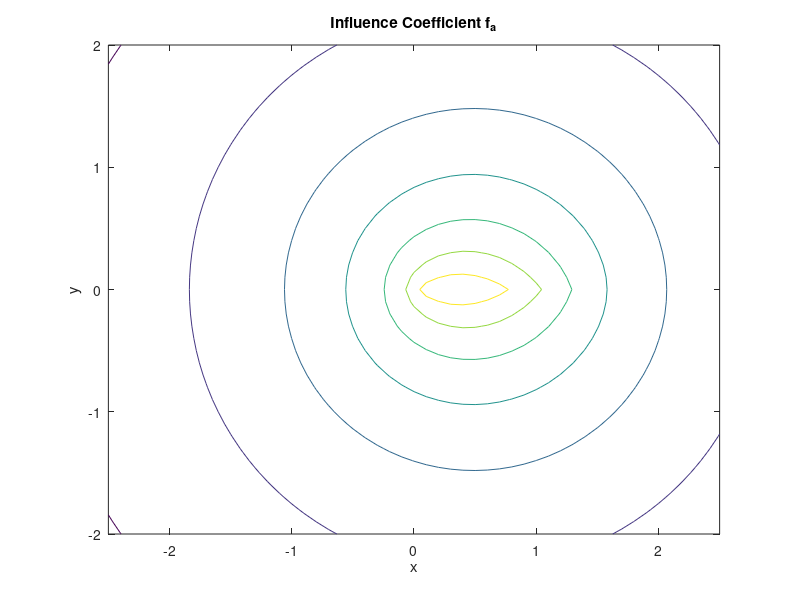
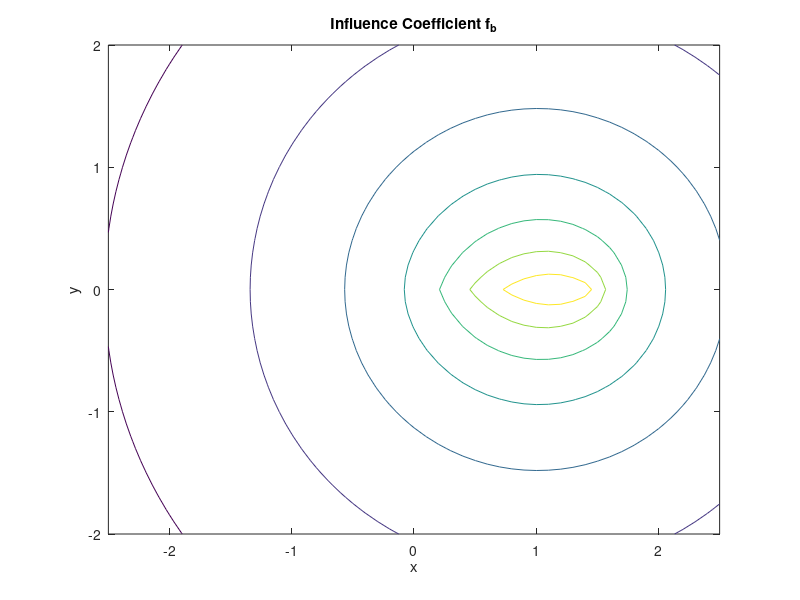

MATLAB code for these plots, in order: (Note: this script raises an error after producing the figures.)
del = 1.5;
xmin = -2.5;
xmax = 2.5;
ymin = -2;
ymax = 2;
nv = 100;
nx = 51;
ny = 41;
c = -0.15:0.05:0.15;
yc = 0;

function [infa, infb] = refpaninf(del, X, Yin)
    
    if abs(Yin) < 1e-5
        Y = 1e-5;
    else
        Y = Yin;
    end

    % Calculating I0
    I0 = -(1 / (4 * pi)) * ( ...
        X*log(X^2 + Y^2) - ...
        (X-del)*log((X-del)^2 + Y^2) - ...
        2*del + ...
        2*Y*(atan(X/Y) - atan((X - del) / Y)) );

    % Calculating I1
    I1 = 1/(8 * pi) * ((X^2 + Y^2) * log(X^2 + Y^2) ...
    - ((X - del)^2 + Y^2) * log((X - del)^2 + Y^2) ...
    - 2 * X * del + del^2);

    % Influence coefficient fa
    infa = (I0*(1-(X/del)) - (I1/del));

    % Influence coefficient fb
    infb = (I0*(X/del) + (I1/del));
  
end
 
% Generate grid and compute influence cofficients
for i = 1:nx
    for j = 1:ny
        xm(i,j) = xmin + (i-1)*(xmax-xmin)/(nx-1);
        ym(i,j) = ymin + (j-1)*(ymax-ymin)/(ny-1);
        [infa(i,j), infb(i,j)] = refpaninf(del, xm(i,j), ym(i,j));
    end
end

% Plot fa
figure(1)
contour(xm', ym', infa', c)
xlabel('x'), ylabel('y')
title('Influence Coefficient f_a')
axis equal

% Plot fb in a separate figure
figure(2)
contour(xm', ym', infb', c)
xlabel('x'), ylabel('y')
title('Influence Coefficient f_b')
axis equal

function psixy = psipv(xc, yc, Gamma, x, y)
    r_2 = (x - xc)^2 + (y - yc)^2;   % Distance from vortex center
    if r_2 == 0
        error('Field point (x, y) cannot be exactly at the vortex location (xc, yc).');
    end
    psixy = -Gamma / (4 * pi) * log(r_2);
end 

% Generate grid and compute streamfunction
for k = 1:nv
    xc(k) = (del/nv)/2 + (k - 1)*(del/nv);
    g_a = 1;
    g_b = 0;
    Gamma(k) = (k*(g_a - g_b)/nv)*(del/nv);
    for i = 1:nx
        for j = 1:ny
            psi1(i,j,k) = psipv(xc(nv+1-k), yc, Gamma(k), xm(i,j), ym(i,j));
        end
    end
end


for k = 1:nv
    xc(k) = (del/nv)/2 + (k - 1)*(del/nv);
    g_a = 0;
    g_b = 1;
    Gamma(k) = (k*(g_b - g_a)/nv)*(del/nv);
    for i = 1:nx
        for j = 1:ny
            psi2(i,j,k) = psipv(xc(k), yc, Gamma(k), xm(i,j), ym(i,j));
        end
    end
end

infa_approx = sum(psi1, 3);
infb_approx = sum(psi2, 3);

% Plot streamfunction contours
figure(3)
contour(xm', ym', infa_approx', c)  % Use transpose psi' for correct orientation
xlabel('x'), ylabel('y')
title('Approximate Influence Coefficient f_a')
axis equal

% Plot streamfunction contours
figure(4)
contour(xm', ym', infb_approx', c)  % Use transpose psi' for correct orientation
xlabel('x'), ylabel('y')
title('Approximate Influence Coefficient f_b')
axis equal